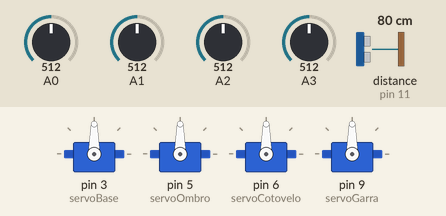
Bench run of a sketch on a simulated Arduino Uno, built with avr-gcc and run on an emulated ATmega328P. Parts: 4 × servo. Wiring (inferred from the names in the program): ultrasonic range finder: trigger pin 10; echo pin 11. The test bench sets the inputs (shaded band); at power-on: A0 = 512, A1 = 512, A2 = 512, A3 = 512, distance to the obstacle (sensor on pin 11) 80 cm. The echo pulse lasts 58.3 µs per cm.

Above: at 1.2 s.
1.3 s: A0 set to 716
At 3.2 s:
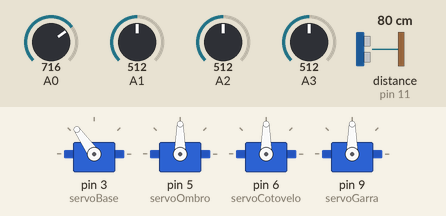
4.3 s: A1 set to 992
At 6.5 s:
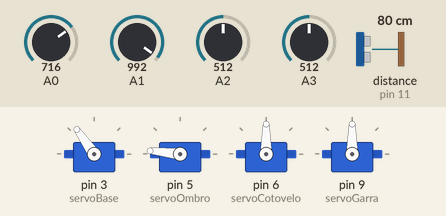
7.3 s: A2 set to 716
At 9.3 s:
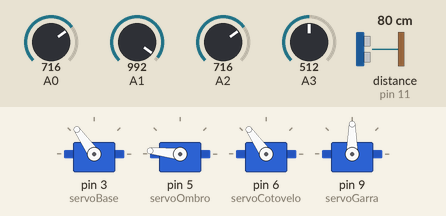
10.3 s: A3 set to 716
At 11.8 s:
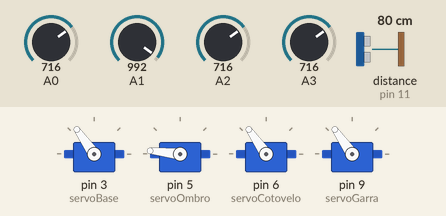
13.3 s: A0 set to 992
At 15.3 s:
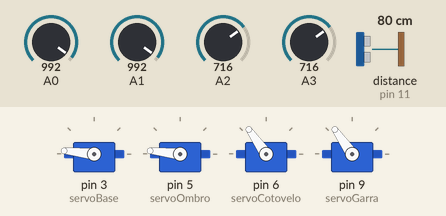
16.3 s: A2 set to 306
At 18.5 s:
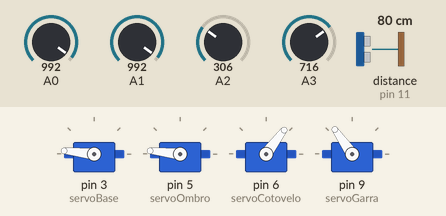
Timing chart, 0 to 20.0 s (numbered marks = the images above; inputs shaded):
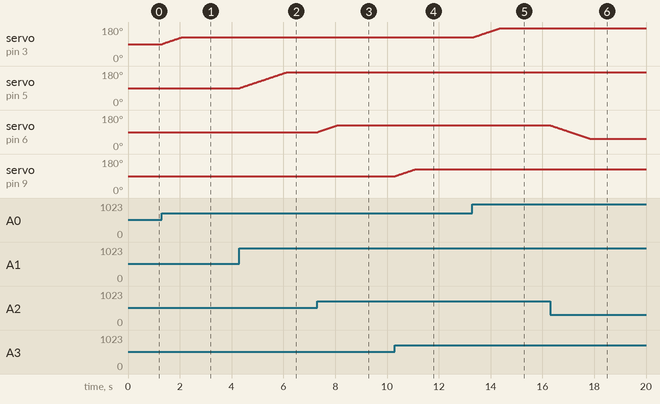

Measured:
- after the input at 1.3 s, servo on pin 3 (servoBase): moves from 90° to 125° over 0.74 s, starting at once
- after the input at 4.3 s, servo on pin 5 (servoOmbro): moves from 90° to 174° over 1.8 s, starting at once
- after the input at 7.3 s, servo on pin 6 (servoCotovelo): moves from 90° to 125° over 0.74 s, starting at once
- after the input at 10.3 s, servo on pin 9 (servoGarra): moves from 90° to 125° over 0.74 s, starting at once
- after the input at 13.3 s, servo on pin 3 (servoBase): moves from 125° to 174° over 1.0 s, starting at once
- after the input at 16.3 s, servo on pin 6 (servoCotovelo): moves from 125° to 53° over 1.5 s, starting at once

The sketch:

codigo.ino
```cpp
#include <Servo.h>

Servo servoBase;
Servo servoOmbro;
Servo servoCotovelo;
Servo servoGarra;

const int trigPin = 10;
const int echoPin = 11;

int anguloBase = 90;
int anguloOmbro = 90;
int anguloCotovelo = 90;
int anguloGarra = 90;

void setup() {
  servoBase.attach(3);
  servoOmbro.attach(5);
  servoCotovelo.attach(6);
  servoGarra.attach(9);

  pinMode(trigPin, OUTPUT);
  pinMode(echoPin, INPUT);
}

float medirDistancia() {
  digitalWrite(trigPin, LOW);
  delayMicroseconds(2);

  digitalWrite(trigPin, HIGH);
  delayMicroseconds(10);
  digitalWrite(trigPin, LOW);

  long duracao = pulseIn(echoPin, HIGH);

  return duracao * 0.0343 / 2;
}

void loop() {
  int valorBase = analogRead(A0);
  int valorOmbro = analogRead(A1);
  int valorCotovelo = analogRead(A2);
  int valorGarra = analogRead(A3);

  int alvoBase = map(valorBase, 0, 1023, 0, 180);
  int alvoOmbro = map(valorOmbro, 0, 1023, 0, 180);
  int alvoCotovelo = map(valorCotovelo, 0, 1023, 0, 180);
  int alvoGarra = map(valorGarra, 0, 1023, 0, 180);

  float distancia = medirDistancia();

  if (anguloBase < alvoBase) {
    anguloBase++;
  } else if (anguloBase > alvoBase) {
    anguloBase--;
  }

  if (anguloOmbro < alvoOmbro) {
    anguloOmbro++;
  } else if (anguloOmbro > alvoOmbro) {
    anguloOmbro--;
  }

  if (anguloCotovelo < alvoCotovelo) {
    anguloCotovelo++;
  } else if (anguloCotovelo > alvoCotovelo) {
    anguloCotovelo--;
  }

  if (anguloGarra < alvoGarra) {
    if (distancia > 10) {
      anguloGarra++;
    }
  } else if (anguloGarra > alvoGarra) {
    anguloGarra--;
  }

  servoBase.write(anguloBase);
  servoOmbro.write(anguloOmbro);
  servoCotovelo.write(anguloCotovelo);
  servoGarra.write(anguloGarra);

  Serial.print("Distancia: ");
  Serial.print(distancia);
  Serial.print(" cm | Garra: ");
  Serial.println(anguloGarra);

  delay(15);
}
```
